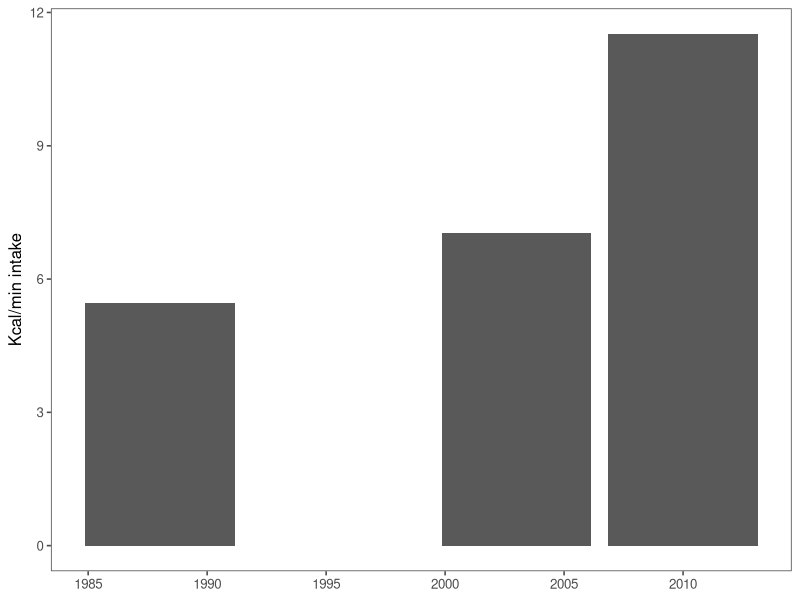
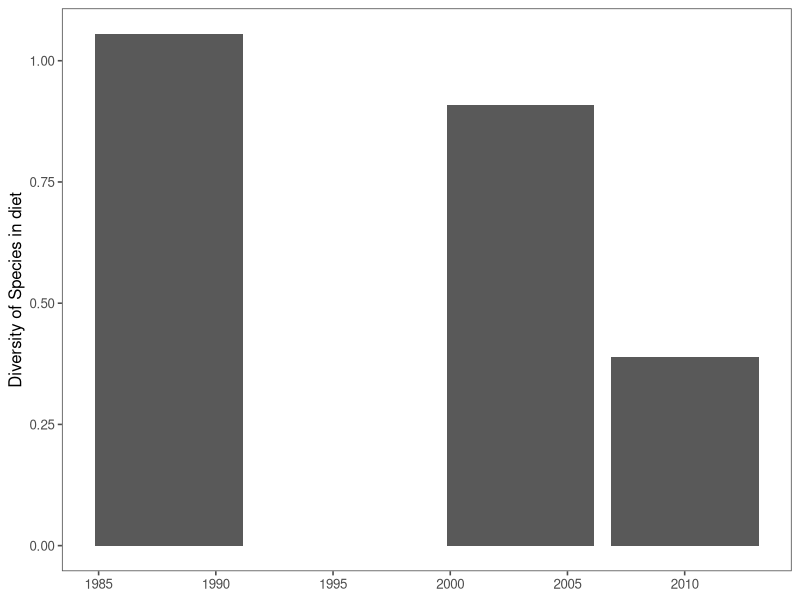
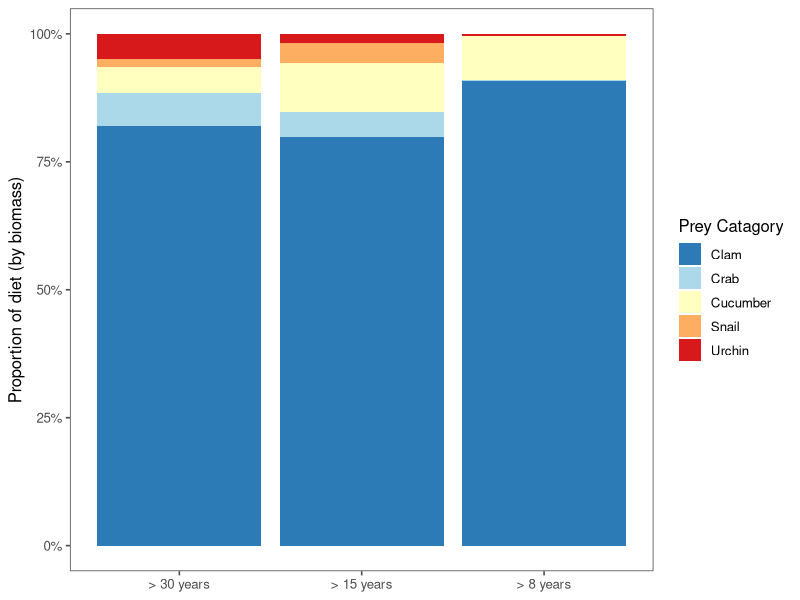
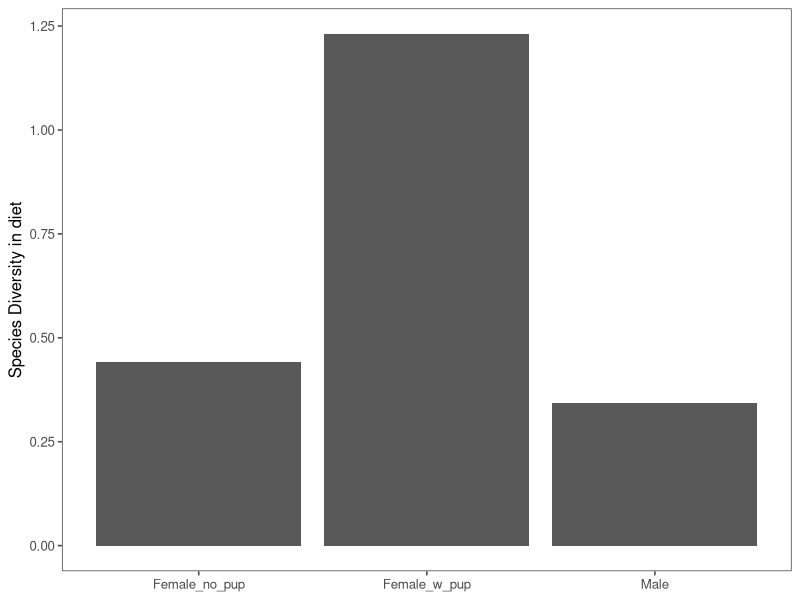
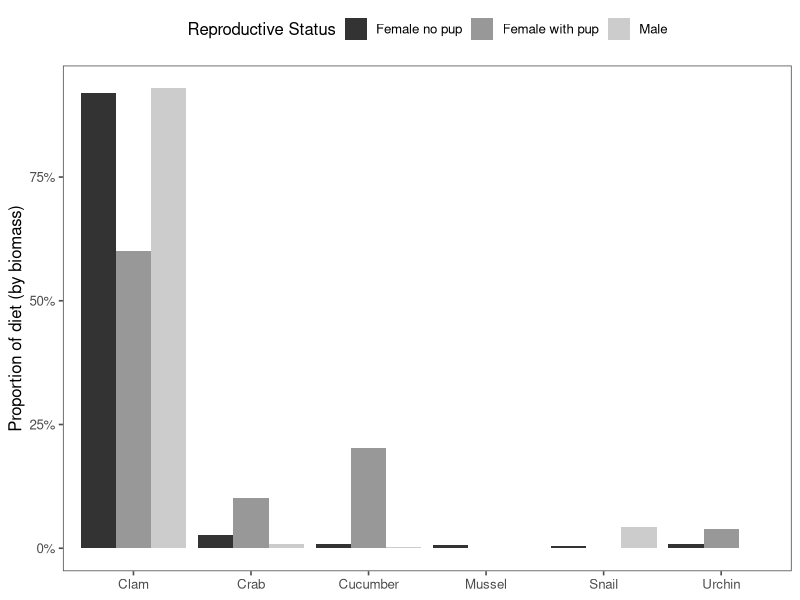
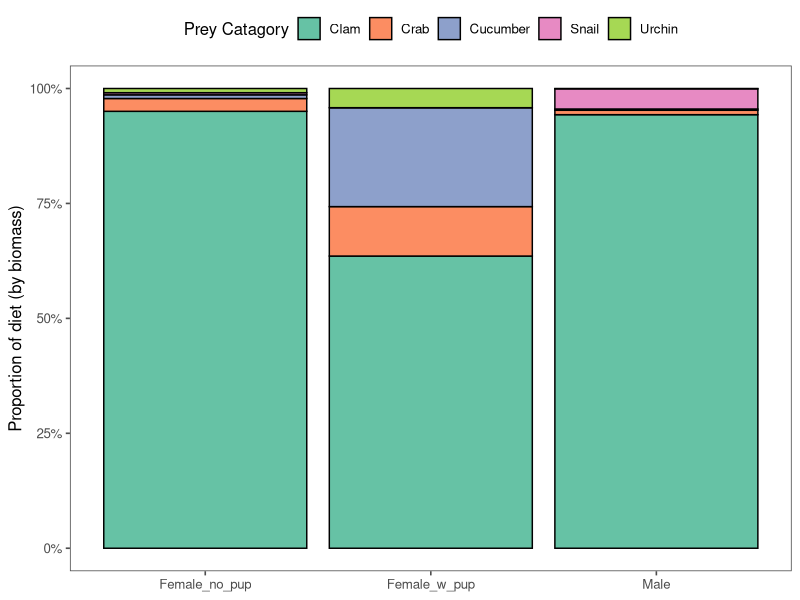
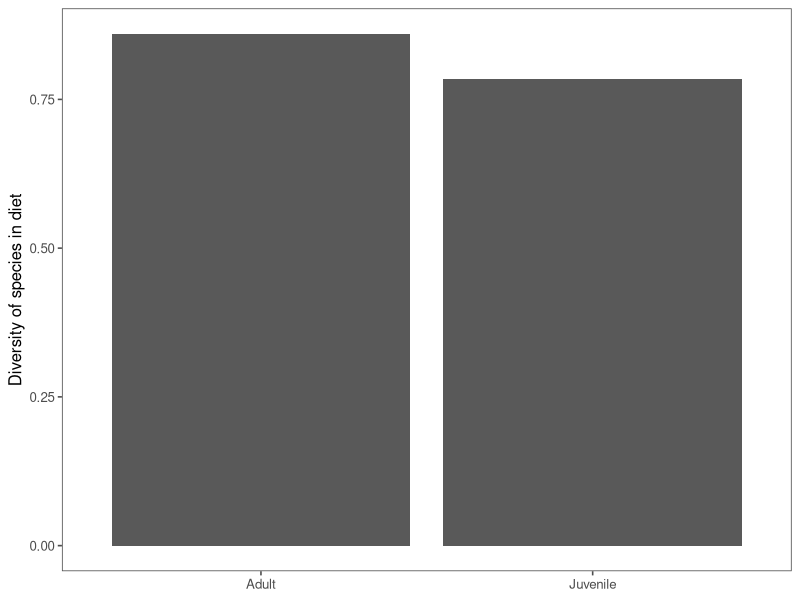
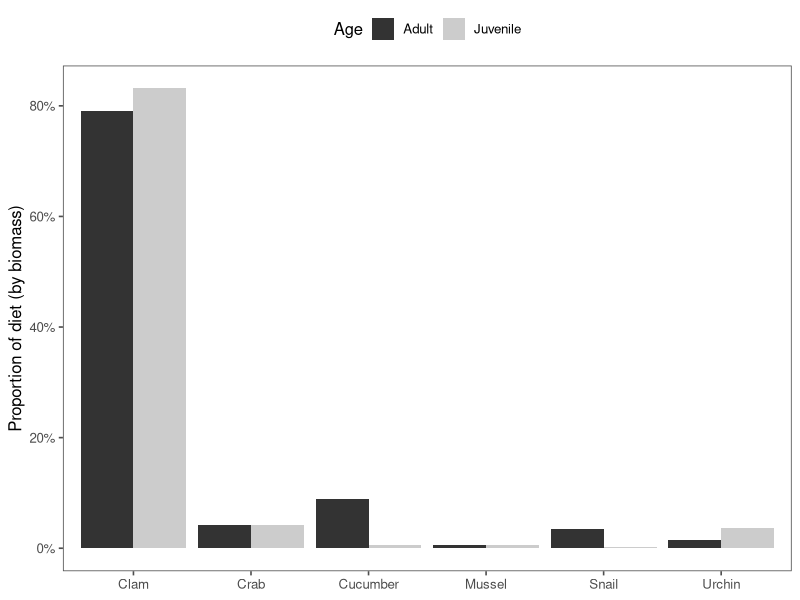

These charts were generated, in order, by the following R code:
## ---- chunk 1
knitr::opts_chunk$set(echo = TRUE)
## ---- chunk 2
library(ggplot2)
library(ggthemes)
library(dplyr)
library(tidyr)
library(scales)
library(viridis)
## ---- chunk 3
biomass <- read.csv("sofa_output.csv", header=T, na.strings=c(""))
#run plab and summary from macronutrients.rmd

## ---- chunk 4
biomass$Year.since <- ifelse(biomass$Year==1988, "> 30 years", 
                  ifelse(biomass$Year== 2010, "> 8 years", "> 15 years"))
biomass$Year.since <- factor(biomass$Year.since, levels = c("> 30 years", "> 15 years", "> 8 years"))
biomass %>%
  drop_na(Year, Long.Term) %>%
  ggplot(aes(x=Year, y=Long.Term)) +
  geom_bar(stat="identity") +
  labs(y= "Kcal/min intake", x=NULL) +
  theme_few()

biomass %>%
  drop_na(Year, Diversity) %>%
  ggplot(aes(x=Year, y=Diversity)) +
  geom_bar(stat="identity") +
    labs(y= "Diversity of Species in diet", x=NULL) +
  theme_few()

cbp1 <- c("#ffffff",  "#009E73", "#D55E00",
          "#F0E442", "#999999" )

#cbp1 <- c("#999999", "#E69F00", "#56B4E9", "#009E73","#F0E442", "#0072B2", "#D55E00", "#CC79A7")
#           Gray       Orange     Blue      Green     Yellow     Dark blue   Dark orange Pink
biomass %>%
  drop_na(Year.since, Proportion) %>%
  filter(Prey.Cat == "Clam" | Prey.Cat == "Crab" | Prey.Cat == "Cucumber" | Prey.Cat == "Snail" | 
           Prey.Cat == "Urchin") %>%
  ggplot(aes(x=Year.since, y=Proportion, fill = Prey.Cat)) +
  geom_bar(stat="identity", position = position_fill(reverse = T)) +
  scale_y_continuous(labels = scales::percent_format(accuracy = 1)) +
    labs(y= "Proportion of diet (by biomass)", x=NULL) +
  scale_fill_brewer(palette = "RdYlBu", name="Prey Catagory", direction = -1)+
  theme_few()


## ---- chunk 5
biomass %>%
  drop_na(Status, Diversity) %>%
  ggplot(aes(x=Status, y=Diversity)) +
  geom_bar(stat="identity") +
      labs(y= "Species Diversity in diet", x=NULL) +
  theme_few()

biomass %>%
  drop_na(Status, Proportion) %>%
  filter(Prey.Cat == "Clam" | Prey.Cat == "Crab" | Prey.Cat == "Cucumber" | Prey.Cat == "Snail" | 
           Prey.Cat == "Mussel" | Prey.Cat == "Urchin") %>%
  ggplot(aes(x=Prey.Cat, y=Proportion, fill = Status)) +
  geom_bar(stat="identity", position = position_dodge()) +
  scale_y_continuous(labels = scales::percent_format(accuracy = 1)) +
  labs(y= "Proportion of diet (by biomass)", x=NULL) +
  scale_fill_grey(name = "Reproductive Status", 
                  labels = c("Female no pup", "Female with pup", "Male")) +
  theme_few() +
  theme(legend.position="top")

biomass %>%
  drop_na(Status, Proportion) %>%
  filter(Prey.Cat == "Clam" | Prey.Cat == "Crab" | Prey.Cat == "Cucumber" | Prey.Cat == "Snail" | 
           Prey.Cat == "Urchin") %>%
  ggplot(aes(x=Status, y=Proportion, fill = Prey.Cat)) +
  geom_bar(stat="identity", position = position_fill(reverse = TRUE), color= "black") +
  scale_y_continuous(labels = scales::percent_format(accuracy = 1)) +
  labs(y= "Proportion of diet (by biomass)", x=NULL) +
  scale_fill_brewer(palette = "Set2", name="Prey Catagory") +
  theme_few() +
  theme(legend.position="top")
## ---- chunk 6
biomass %>%
  drop_na(Age, Diversity) %>%
  ggplot(aes(x=Age, y=Diversity)) +
  geom_bar(stat="identity") +
  labs(y= "Diversity of species in diet", x=NULL) +
  theme_few()

biomass %>%
  drop_na(Age, Proportion) %>%
  filter(Prey.Cat == "Clam" | Prey.Cat == "Crab" | Prey.Cat == "Cucumber" | Prey.Cat == "Snail" | 
           Prey.Cat == "Mussel" | Prey.Cat == "Urchin") %>%
  ggplot(aes(x=Prey.Cat, y=Proportion, fill = Age)) +
  geom_bar(stat="identity", position = position_dodge()) +
  scale_y_continuous(labels = scales::percent_format(accuracy = 1)) +
  labs(y= "Proportion of diet (by biomass)", x=NULL) +
  scale_fill_grey() +
  theme_few() +
  theme(legend.position="top")

biomass %>%
  drop_na(Age, Proportion) %>%
  filter(Prey.Cat == "Clam" | Prey.Cat == "Crab" | Prey.Cat == "Cucumber" | Prey.Cat == "Snail" | 
           Prey.Cat == "Urchin") %>%
  ggplot(aes(x=Age, y=Proportion, fill = Prey.Cat)) +
  geom_bar(stat="identity", position = position_fill(reverse = TRUE), color="black") +
  scale_y_continuous(labels = scales::percent_format(accuracy = 1)) +
  labs(y= "Proportion of diet (by biomass)", x=NULL) +
    scale_fill_brewer(palette = "Set2", name= "Prey Catagory") +
  theme_few() +
  theme(legend.position="top")
## ---- chunk 7
biomass %>%
  drop_na(Season, Proportion) %>%
  filter(Prey.Cat == "Clam" | Prey.Cat == "Crab" | Prey.Cat == "Cucumber" | Prey.Cat == "Snail" | 
           Prey.Cat == "Mussel" | Prey.Cat == "Urchin") %>%
  ggplot(aes(x=Prey.Cat, y=Proportion, fill = Season)) +
  geom_bar(stat="identity", position = position_dodge()) +
    scale_y_continuous(labels = scales::percent_format(accuracy = 1)) +
    labs(y= "Proportion of diet (by biomass)", x=NULL) +
  scale_fill_grey() +
  theme_few() +
  theme(legend.position="top")

biomass %>%
  drop_na(Season, Proportion) %>%
  filter(Prey.Cat == "Clam" | Prey.Cat == "Crab" | Prey.Cat == "Cucumber" | Prey.Cat == "Snail" | 
           Prey.Cat == "Urchin") %>%
  ggplot(aes(x=Season, y=Proportion, fill = Prey.Cat)) +
  geom_bar(stat="identity", position = position_fill(reverse = TRUE), color = "black") +
    scale_y_continuous(labels = scales::percent_format(accuracy = 1)) +
    labs(y= "Proportion of diet (by biomass)", x=NULL) +
    scale_fill_brewer(palette = "Set2", name = "Prey Catagory") +
  theme_few() +
  theme(legend.position="top")
## ---- chunk 8
biomass %>%
  drop_na(Zone, Diversity) %>%
  ggplot(aes(x=Zone, y=Diversity)) +
  geom_bar(stat="identity") +
    labs(y= "Species diversity in diet", x=NULL) +
  theme_few()

biomass %>%
  drop_na(Zone, Long.Term) %>%
  ggplot(aes(x=Zone, y=Long.Term)) +
  geom_bar(stat="identity") +
  labs(y= "Kcal/min intake rate", x=NULL) +
  theme_few()

biomass %>%
  drop_na(Zone, Proportion) %>%
  filter(Prey.Cat == "Clam" | Prey.Cat == "Crab" | Prey.Cat == "Cucumber" | Prey.Cat == "Snail" | 
           Prey.Cat == "Urchin") %>%
  ggplot(aes(x=Zone, y=Proportion, fill = Prey.Cat)) +
  geom_bar(stat="identity", position = position_fill(reverse = TRUE), color= "black") +
    scale_y_continuous(labels = scales::percent_format(accuracy = 1)) +
    labs(y= "Proportion of diet (by biomass)", x=NULL) +
      scale_fill_brewer(palette = "Set2", name= "Prey Catagory") +
  theme_few()
## ---- chunk 9

